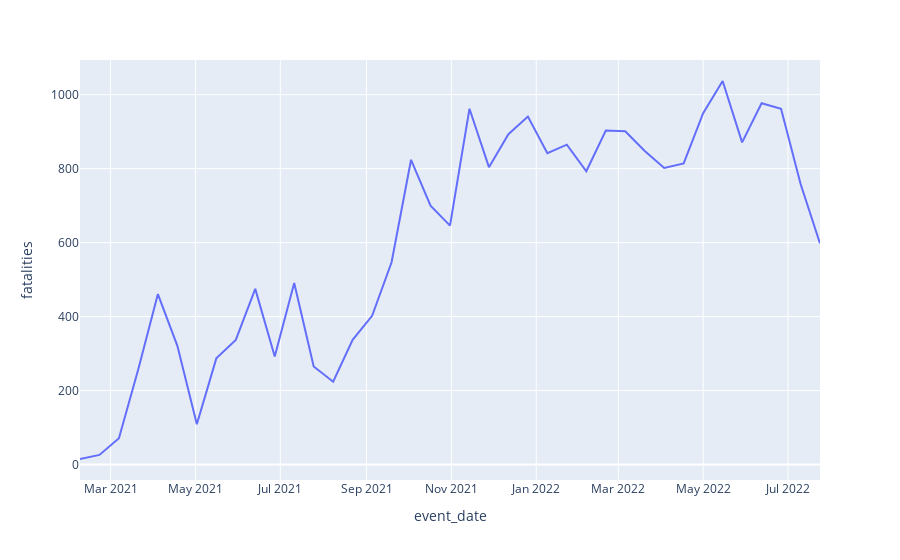

Write notebook code for a chart like this one.
### Code cell
px.line(data_frame=test, x='event_date', y='fatalities')

### Figure 1 — Plotly figure (JSON) as saved in the notebook; plotly's stock layout.template omitted (floating-point values rounded to 4 significant figures)
{"data": [{"hovertemplate": "event_date=%{x}<br>fatalities=%{y}<extra></extra>", "legendgroup": "", "line": {"color": "#636efa", "dash": "solid"}, "marker": {"symbol": "circle"}, "mode": "lines", "name": "", "orientation": "v", "showlegend": false, "type": "scatter", "x": ["2021-02-07T00:00:00", "2021-02-21T00:00:00", "2021-03-07T00:00:00", "2021-03-21T00:00:00", "2021-04-04T00:00:00", "2021-04-18T00:00:00", "2021-05-02T00:00:00", "2021-05-16T00:00:00", "2021-05-30T00:00:00", "2021-06-13T00:00:00", "2021-06-27T00:00:00", "2021-07-11T00:00:00", "2021-07-25T00:00:00", "2021-08-08T00:00:00", "2021-08-22T00:00:00", "2021-09-05T00:00:00", "2021-09-19T00:00:00", "2021-10-03T00:00:00", "2021-10-17T00:00:00", "2021-10-31T00:00:00", "2021-11-14T00:00:00", "2021-11-28T00:00:00", "2021-12-12T00:00:00", "2021-12-26T00:00:00", "2022-01-09T00:00:00", "2022-01-23T00:00:00", "2022-02-06T00:00:00", "2022-02-20T00:00:00", "2022-03-06T00:00:00", "2022-03-20T00:00:00", "2022-04-03T00:00:00", "2022-04-17T00:00:00", "2022-05-01T00:00:00", "2022-05-15T00:00:00", "2022-05-29T00:00:00", "2022-06-12T00:00:00", "2022-06-26T00:00:00", "2022-07-10T00:00:00", "2022-07-24T00:00:00"], "xaxis": "x", "y": [15, 26, 71, 259, 461, 321, 109, 287, 337, 475, 292, 491, 265, 224, 337, 402, 547, 824, 700, 646, 962, 804, 893, 941, 842, 865, 793, 903, 901, 848, 802, 814, 950, 1037, 871, 977, 962, 759, 598], "yaxis": "y"}], "layout": {"legend": {"tracegroupgap": 0}, "margin": {"t": 60}, "xaxis": {"anchor": "y", "domain": [0, 1], "title": {"text": "event_date"}}, "yaxis": {"anchor": "x", "domain": [0, 1], "title": {"text": "fatalities"}}}}
